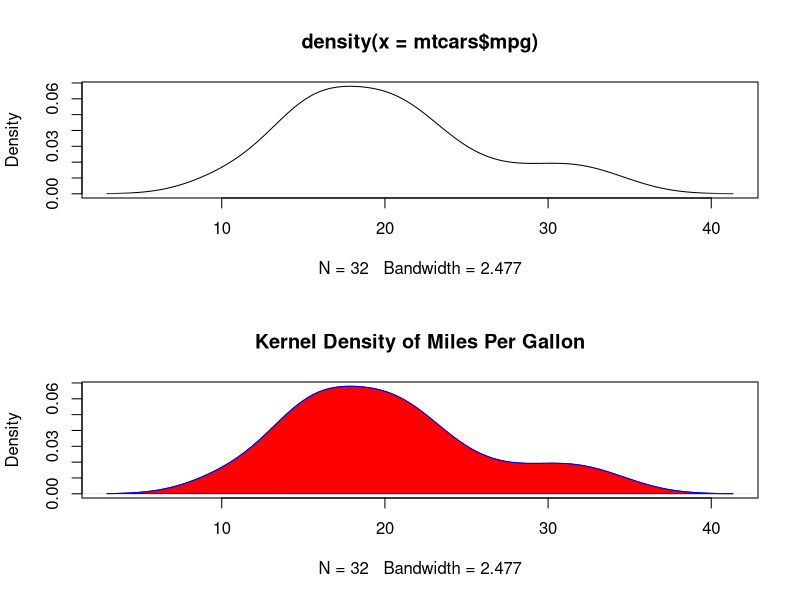

Recreate this plot in R.
opar = par(mfrow = c(2, 1))

d <- density(mtcars$mpg)

plot(d)

d <- density(mtcars$mpg)
plot(d, main = "Kernel Density of Miles Per Gallon")
polygon(d, col = "red", border = "blue")

par(opar)

library(sm)

attach(mtcars)
